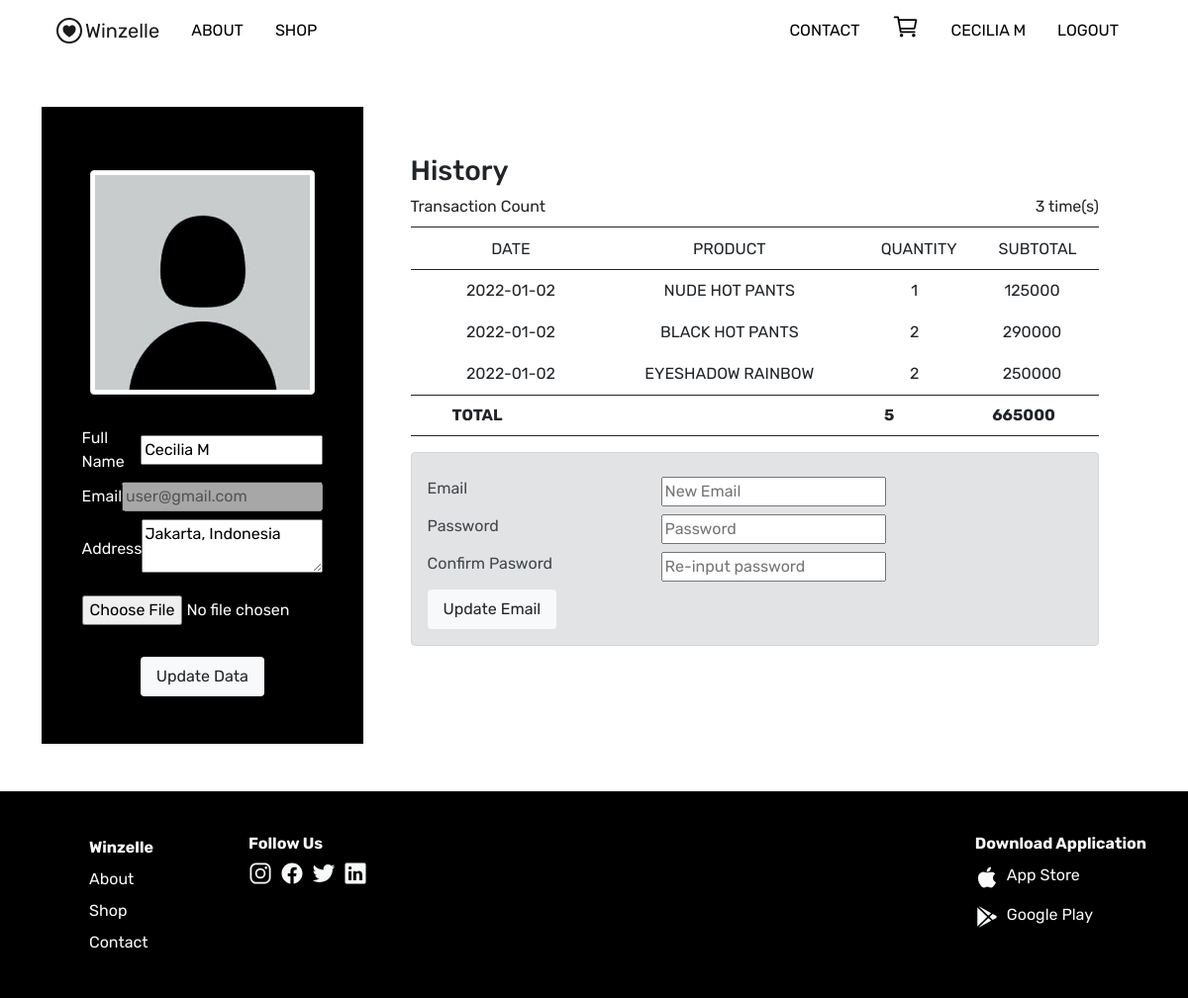
Page /html/profile.php (signed in) on the committed database.
### tables this page shows
CREATE TABLE `user` (
  `userID` int(11) NOT NULL,
  `userName` varchar(255) NOT NULL,
  `userEmail` varchar(255) NOT NULL,
  `userPassword` varchar(255) NOT NULL,
  `userAddress` varchar(255) NOT NULL,
  `userProfile` varchar(255) NOT NULL DEFAULT 'default.jpg',
  `userLevel` int(11) NOT NULL DEFAULT 0,
  `userSlug` varchar(255) DEFAULT NULL
);

CREATE TABLE `orders` (
  `orderID` int(11) NOT NULL,
  `productID` int(11) NOT NULL,
  `userID` int(11) NOT NULL,
  `orderQty` int(11) NOT NULL,
  `orderSize` varchar(5) DEFAULT NULL,
  `orderPayment` varchar(255) NOT NULL,
  `orderCourier` varchar(255) NOT NULL,
  `orderDate` date NOT NULL,
  `ratingID` int(11) DEFAULT NULL
);

CREATE TABLE `product` (
  `productID` int(11) NOT NULL,
  `categoryID` int(11) NOT NULL,
  `productCount` int(11) DEFAULT 0,
  `productName` varchar(255) NOT NULL,
  `productPrice` int(11) NOT NULL,
  `productRating` int(11) NOT NULL DEFAULT 0,
  `productImage` varchar(255) NOT NULL,
  `productDesc` text NOT NULL
);

### controllers/crud.php (called while the page is built, shortened)
<?php
    $con = mysqli_connect('localhost', 'root', '', 'winzelle');
    function read($query){
        global $con;
        $query = mysqli_query($con, $query);
        $datas = [];
        while($data = mysqli_fetch_assoc($query)){
            $datas[] = $data;
        }
        return $datas;
    }
?>

### controllers/display.php (called while the page is built, shortened)
<?php
    include_once 'crud.php';
    function getData($get, $from,  $condition){
        return read("SELECT $get FROM $from WHERE $condition");
    }
?>

### html/profile.php (the view, shortened to what this page needs)
<?php
    include_once '../controllers/display.php';
    include_once '../controllers/update.php';
    if(isset($_SESSION['login'])){
        if($_SESSION['userLevel'] == 0){
            $id = $_SESSION['userID'];
            $history = getData("*", "orders o JOIN product p ON p.productID LIKE o.productID", "userID LIKE '$id'");
            $times = count($history);
            $i = 0;
            $sum = 0;
            $total = 0;
            foreach($history as $h){
                $sum += $h['orderQty'];
                $total += $h['productPrice'] * $h['orderQty'];
            }
        }
        else header("Location: ../index.php");
    }
    else header("Location: ../index.php");
?>
<!DOCTYPE html>
<html lang="en">
<head>
    <link href="https://cdn.jsdelivr.net/npm/bootstrap@5.0.2/dist/css/bootstrap.min.css" rel="stylesheet">
    <link rel="stylesheet" href="../css/style.css">
</head>
<body>
    <div class="container">
        <?php include 'partials/navbar_user1.php' ?>
    </div>
    <div class="shop-cart container d-flex my-5 w-100">
        <form action="" method="POST" enctype="multipart/form-data" class="summary w-35 bg-black text-light d-flex flex-column align-items-center py-5">
            <img class="img-fluid img-thumbnail w-70 my-3 photoprofile" src="../img/profile/<?= $user['userProfile'] ?>" alt="">
            <div class="w-75 mt-2">
                <div class="d-flex justify-content-between align-items-center my-2">
                    <div>Full Name </div>
                    <div><input class="w-100" type="text" name="name" value="<?= $user['userName'] ?>"></div>
                </div>
                <div class="d-flex justify-content-between align-items-center my-2">
                    <div>Email </div>
                    <div><input class="w-100" type="text" value="<?= $user['userEmail'] ?>" disabled></div>
                </div>
                <div class="d-flex justify-content-between align-items-center my-2">
                    <div>Address </div>
                    <div><textarea class="w-100" name="address" id="" text-truncate><?= $user['userAddress'] ?></textarea></div>
                </div>
                <div class="d-flex justify-content-between align-items-center my-3">
                    <div><input class="w-100" name="photo" type="file"></div>
                </div>
            </div>
            <div class="form-column position-relative d-flex justify-content-center align-item-center w-50 mt-2">
                <button class="px-3 py-2 bg-light text-dark border-0 rounded" name="update">Update Data</button>
            </div>
        </form>
        <div class="details w-75 m-5">
            <div class="w-100">
                <h3>History</h3>
                <div class="w-100 d-flex justify-content-between my-2">
                    <div>Transaction Count</div>
                    <div><?= $times ?> time(s)</div>
                </div>
                <div class="w-100">
                    <div class="border border-end-0 border-start-0 border-dark">
                        <div class="container d-flex w-100 justify-content-around p-2">
                            <div class="text-uppercase w-20 text-center">Date</div>
                            <div class="text-uppercase w-30 text-center">Product</div>
                            <div class="text-uppercase w-10 text-center">Quantity</div>
                            <div class="text-uppercase w-10 text-center text-uppercase">SubTotal</div>
                        </div>
                    </div>
                    <?php foreach($history as $h):   ?>
                        <div class="container d-flex w-100 justify-content-around p-2">
                            <div class="w-20 text-center"><?= $h['orderDate'] ?></div>
                            <div class="text-uppercase w-30 text-center"><?= $h['productName'] ?></div>
                            <div class="text-uppercase w-10 text-center"><?= $h['orderQty'] ?></div>
                            <div class="text-uppercase w-10 text-center"><?= $h['productPrice'] * $h['orderQty'] ?></div>
                        </div>
                        <?php
                            $i++;
                            if($i == 3) break;
                        ?>
                    <?php endforeach; ?>
                        <div class="container d-flex w-100 justify-content-around p-2 fw-bold border border-end-0 border-start-0 border-dark">
                            <div class="text-uppercase w-10">Total</div>
                            <div class="text-uppercase w-30 text-center"></div>
                            <div class="text-uppercase w-10 text-center"><?= $sum ?></div>
                            <div class="text-uppercase w-10 text-center"><?= $total ?></div>
                        </div>
                </div>
            </div>
            <div class="w-100 mt-3">
                <form action="" method="POST" class="alert alert-secondary w-100" role="alert">
                    <div class="d-flex justify-content-between my-2 w-70">
                        <div>Email</div>
                        <div><input type="text" name="email" placeholder="New Email"></div>
                    </div>
                    <div class="d-flex justify-content-between my-2 w-70">
                        <div>Password</div>
                        <div><input type="password" name="pass" placeholder="Password"></div>
                    </div>
                    <div class="d-flex justify-content-between my-2 w-70">
                        <div>Confirm Pasword</div>
                        <div><input type="password" name="cpass" placeholder="Re-input password"></div>
                    </div>
                    <button class="px-3 py-2 bg-light text-dark border-0 rounded" name="updateEmail">Update Email</button>
                </form>
            </div>
        </div>
    </div>
</body>
</html>

### html/partials/navbar_user1.php (shortened to what this page needs)
<?php
    if(isset($_SESSION['login'])){
        $id = $_SESSION['userID'];
        $user = getData("*", "user", "userID LIKE '$id'")[0];
    }
?>
<?php if(!isset($_SESSION['login'])): ?>
    <nav class="navbar navbar-expand-lg navbar-light">
        <div class="container-fluid">
            <a href="../index.php" class="navbar-brand text-black d-flex align-items-center"><ion-icon name="heart-circle-outline"></ion-icon>Winzelle</a>
            <button class="navbar-toggler" type="button" data-bs-toggle="collapse" data-bs-target="#navbarSupportedContent" aria-controls="navbarSupportedContent" aria-expanded="false" aria-label="Toggle navigation">
                <span class="navbar-toggler-icon"></span>
            </button>
            <div class="navbar-collapse css-nav d-flex justify-content-between align-items-center" id="navbarSupportedContent">
                <div class="d-flex">
                    <a class="text-uppercase text-decoration-none text-black mx-3" href="../index.php#about">About</a>
                    <a class="text-uppercase text-decoration-none text-black mx-3" href="../index.php#shop">Shop</a>
                </div>
                <div class="d-flex align-items-center">
                    <a class="text-uppercase text-decoration-none text-black mx-3" href="contact.php">Contact</a>
                    <a class="text-uppercase text-decoration-none text-black mx-3" href="login.php">Login</a>
                    <a class="text-uppercase text-decoration-none text-black mx-3" href="regist.php">Register</a>
                </div>
            </div>
        </div>
    </nav>
<?php else: ?>
    <?php if(!$_SESSION['userLevel']): ?>
        <nav class="navbar navbar-expand-lg navbar-light">
            <div class="container-fluid">
                <a href="../index.php" class="navbar-brand text-black d-flex align-items-center"><ion-icon name="heart-circle-outline"></ion-icon>Winzelle</a>
                <div class="navbar-collapse css-nav d-flex justify-content-between align-items-center" id="navbarSupportedContent">
                    <div class="d-flex">
                        <a class="text-uppercase text-decoration-none text-black mx-3" href="../index.php#about">About</a>
                        <a class="text-uppercase text-decoration-none text-black mx-3" href="../index.php#shop">Shop</a>
                    </div>
                    <div class="d-flex align-items-center">
                        <a class="text-uppercase text-decoration-none text-black mx-3" href="contact.php">Contact</a>
                        <a class="text-uppercase text-decoration-none text-black mx-3" href="cart.php"><ion-icon name="cart-outline" class="fs-3"></ion-icon></a>
                        <a class="text-uppercase text-decoration-none text-black mx-3 text-truncate" href="profile.php"><?= $user['userName'] ?></a>
                        <a class="text-uppercase text-decoration-none text-black mx-3" href="logout.php">Logout</a>
                    </div>
                </div>
            </div>
        </nav>
    <?php endif; ?>
<?php endif; ?>

### css/style.css (style rules this page uses)
body { font-family: 'Rubik', sans-serif; }
.container { font-family: 'Rubik', sans-serif; margin-top: 0.1em; }
.navbar-brand ion-icon { font-size: 2rem; }
.css-footer { display: flex; justify-content: space-between; }
.bg-black { background-color: black; }
.form-column { transition: 0.5s; }
.shop-cart { display: flex; flex-direction: row; justify-content: space-between; }
.w-75 { width: 75%; }
.w-20 { width: 20%; }
.w-10 { width: 10%; }
.w-30 { width: 30%; }
.w-35 { width: 35%; }
.w-70 { width: 70%; }
.text-black { color: black; }

### rows in the picture
user: userName "CECILIA M", userProfile (placeholder picture), name "Cecilia M", userEmail "user@gmail.com", address "Jakarta, Indonesia"
orders: orderDate "2022-01-02", productID.productName "NUDE HOT PANTS", orderQty "1", $h['productPrice']*$h['orderQty'] "125000"
orders: orderDate "2022-01-02", productID.productName "BLACK HOT PANTS", orderQty "2", $h['productPrice'] * $h['orderQty'] "290000"
orders: orderDate "2022-01-02", productID.productName "EYESHADOW RAINBOW", orderQty "2", $h['productPrice'] * $h['orderQty'] "250000"

### other values in the picture
$times "3"
$sum "5"
$total "665000"
